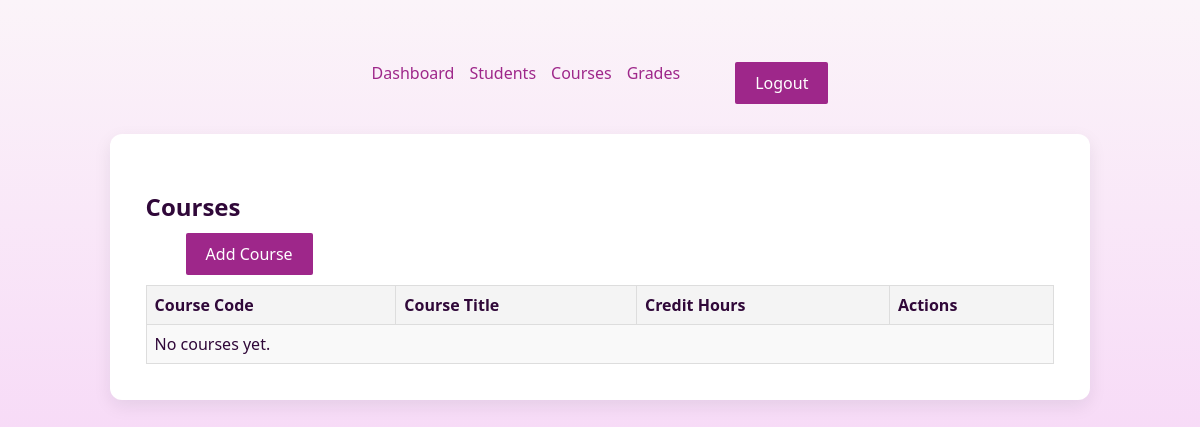
Before: /transcripts/courses/ (signed in) with the older database file.
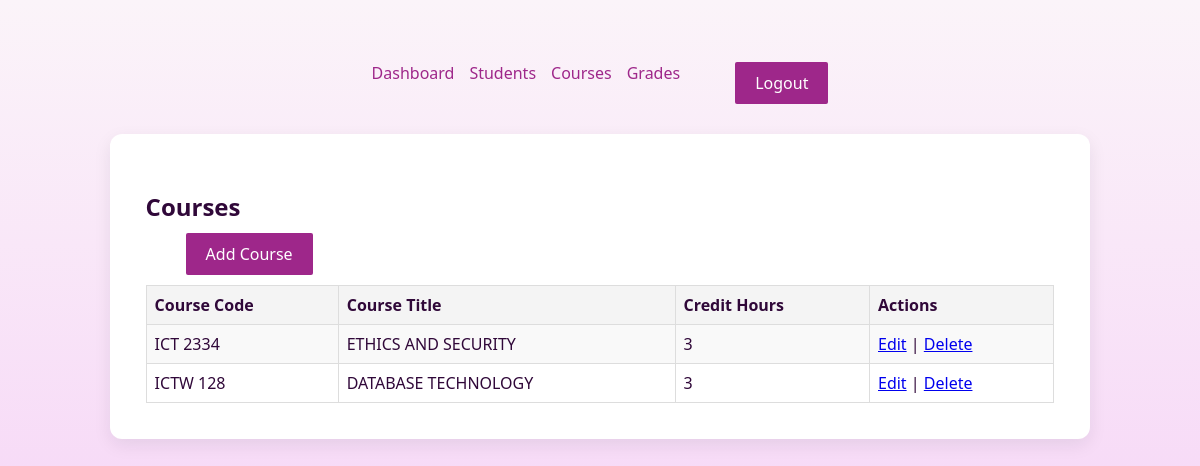
After: the same page with the newer database file.
### transcripts_apps/models.py (models this page shows, shortened)
class Course(models.Model):
    credit_choices = [
        (3, '3'),
        (6, '6'),
    ]
    course_code = models.CharField(max_length=10, unique=True)
    course_title = models.CharField(max_length=100)
    credit_hours = models.IntegerField(choices=credit_choices)

### transcripts_apps/views.py (the view)
# urls.py: path("courses/", views.course_list, name="course_list"),
@login_required
@is_admin
def course_list(request):
    courses = Course.objects.all().order_by("course_code")
    return render(request, "transcripts/course_list.html", {"courses": courses})

### transcripts_apps/templates/transcripts/course_list.html (shortened to what this page needs)
{% load static %}
<!DOCTYPE html>
<html lang="en">
  <head>
    <link rel="stylesheet" href="{% static 'css/style.css' %}" />
  </head>
  <body>
    <nav class="nav-bar2">
      <a href="{% url 'admin_dashboard' %}">Dashboard</a>
      <a href="{% url 'student_list' %}">Students</a>
      <a href="{% url 'course_list' %}">Courses</a>
      <a href="{% url 'grade_list' %}">Grades</a>
      <a class="reg-btn" href="{% url 'logout' %}">Logout</a>
    </nav>
    <div class="container">
      <h2>Courses</h2>
      <a href="{% url 'course_add' %}" class="btn">Add Course</a>
      <table>
        <tr>
          <th>Course Code</th>
          <th>Course Title</th>
          <th>Credit Hours</th>
          <th>Actions</th>
        </tr>
        {% for c in courses %}
        <tr>
          <td>{{ c.course_code }}</td>
          <td>{{ c.course_title }}</td>
          <td>{{ c.credit_hours }}</td>
          <td>
            <a href="{% url 'course_edit' c.id %}">Edit</a> |
            <a href="{% url 'course_delete' c.id %}">Delete</a>
          </td>
        </tr>
        {% empty %}
        <tr>
          <td colspan="4">No courses yet.</td>
        </tr>
        {% endfor %}
      </table>
    </div>
  </body>
</html>

Changed rows visible on the page:
added Course: course_code "ICT 2334", course_title "ETHICS AND SECURITY", credit_hours "3"
added Course: course_code "ICTW 128", course_title "DATABASE TECHNOLOGY", credit_hours "3"
Other visible differences:
text no longer shown: "No courses yet."
